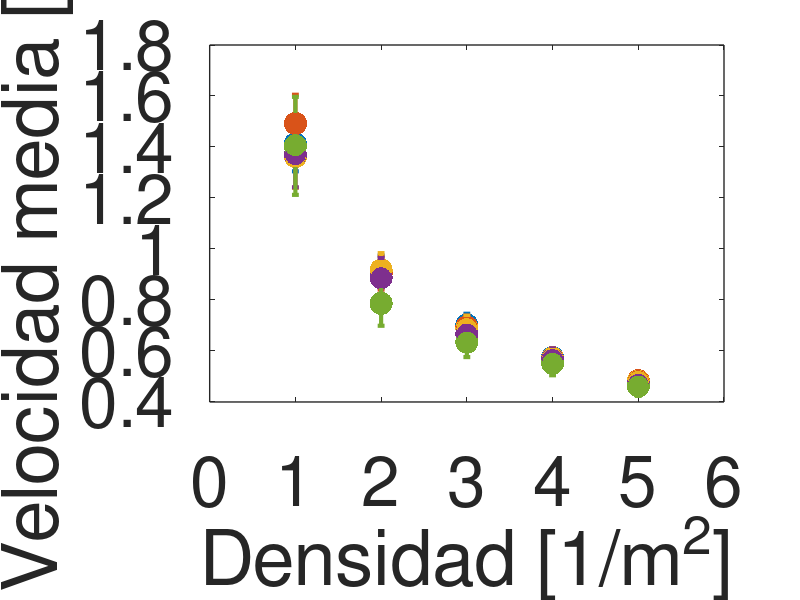

The MATLAB script that drew this image:
densidad = [1,2,3,4,5];

v1 = [1.412674002,0.911677466,0.702063095,0.574614832,0.482740483];
e1 = [0.108038062,0.062838956,0.043959973,0.034369111,0.029629209];

v2 = [1.492155363,0.905398945,0.693776047,0.571757121,0.483822723];
e2 = [0.112778742,0.06463384,0.044709218,0.037091303,0.031283306];

v3 = [1.362326836,0.917232966,0.688207558,0.571498808,0.480730707];
e3 = [0.122355629,0.066491124,0.049723485,0.039367948,0.033207935];

v4 = [1.369438591,0.887473182,0.666775435,0.566938031,0.46954988];
e4 = [0.127566906,0.076671424,0.053448974,0.043661491,0.036363406];

v5 = [1.404425711,0.786716618,0.634847912,0.552125674,0.463404528];
e5 = [0.192159481,0.087818507,0.058741506,0.047391935,0.039566349];

mori_tsuka_d = [0.0386542,0.0518545,0.0590174,0.0774875,0.0880273,0.10706,0.175134,0.199846,0.21742,0.24313,0.263084,0.281477,0.281963,0.287259,0.292913,0.297364,0.331823,0.335865,0.336095,0.40051,0.404987,0.433664,0.437552,0.443181,0.448629,0.472088,0.536196,0.540468,0.570143,0.633459,0.643026,0.667124,0.78452,0.837935,0.964181,1.00828,1.07298,1.10153,1.12054,1.12087,1.29951,1.37382,1.41516,1.43005,1.44169,1.51997,1.59603,1.84233,1.85927,1.89608,2.03831,2.06796,2.08231,2.21311,2.33025,2.36029,2.72511,3.64836,4.21252,4.57806,4.58325,4.78327,4.91523,4.94495,4.95892,4.96902,5.14521,5.32991,5.33505,5.3393,5.53016,6.07186];
mori_tsuka_v = [1.46671,1.35483,1.52959,1.44717,1.50609,1.46687,1.4415,1.46315,1.31202,1.41024,1.4417,1.35339,1.3907,1.42212,1.48104,1.44767,1.46738,1.4026,1.42027,1.48914,1.45773,1.40872,1.33215,1.3891,1.43231,1.35776,1.40306,1.35595,1.3835,1.36794,1.35226,1.32679,1.33688,1.31147,1.2509,1.26082,1.35128,1.29244,1.25126,1.27678,1.11227,1.19097,0.988844,1.00655,1.1499,1.15793,0.995148,0.773854,0.948631,0.773977,0.815533,0.841124,0.817597,0.731509,0.721961,0.777003,0.652184,0.636629,0.435696,0.365853,0.389425,0.366323,0.368589,0.40007,0.347092,0.372638,0.394639,0.320455,0.3401,0.291026,0.315023,0.265217];

scatter(densidad,v1, 225, "filled");
j1 = errorbar(densidad,v1,e1,".");
set (j1, "markersize", 50, "linewidth", 3);
hold on;

scatter(densidad,v2, 225, "filled");
j1 = errorbar(densidad,v2,e2,".");
set (j1, "markersize", 50, "linewidth", 3);
hold on;

scatter(densidad,v3, 225, "filled");
j3 = errorbar(densidad,v3,e3,".");
set (j3, "markersize", 50, "linewidth", 3);
hold on;

scatter(densidad,v4, 225, "filled");
j1 = errorbar(densidad,v4,e4,".");
set (j1, "markersize", 50, "linewidth", 3);
hold on;

scatter(densidad,v5,225, "filled");
j5 = errorbar(densidad,v5,e5,".");
set (j5, "markersize", 50, "linewidth", 3);
hold on;

%scatter(mori_tsuka_d,mori_tsuka_v, 144,"b", "filled");
%hold on;

xlim([0 6]);
%xbounds = xlim();
%set(gca, 'xtick', xbounds(1):0.01:xbounds(2));
%ybounds = ylim();
%set(gca, 'ytick', ybounds(1):50:ybounds(2));

%h = legend ("R = 1m","R = 1.5m","R = 2m","R = 2.5m","R = 3m", "Mori and Tsukaguchi");
%set (h, "fontsize", 50);

xlabel("Densidad [1/m^2]", "fontsize", 50);
ylabel("Velocidad media [m/s]", "fontsize", 50);
set(gca, "linewidth", 1, "fontsize", 50);
